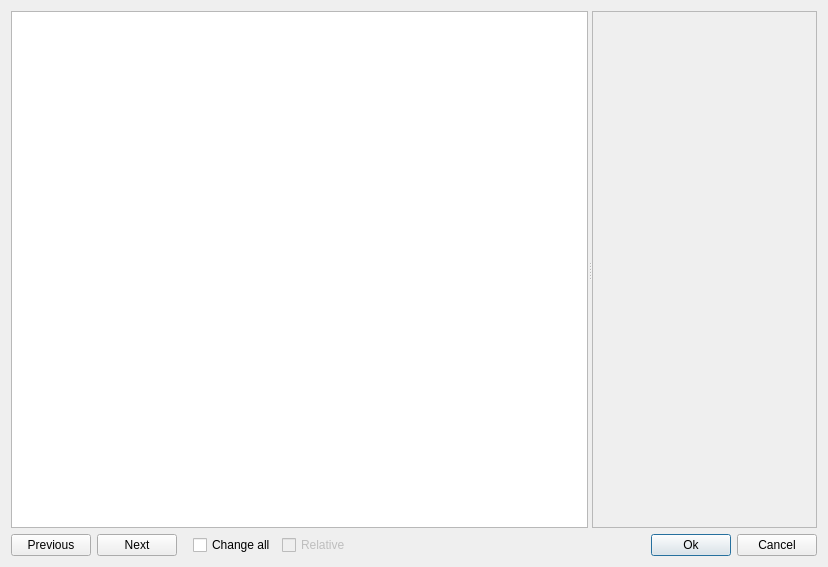
<?xml version="1.0" encoding="UTF-8"?>
<ui version="4.0">
 <class>PropertiesDialog</class>
 <widget class="QDialog" name="PropertiesDialog">
  <property name="geometry">
   <rect>
    <x>0</x>
    <y>0</y>
    <width>828</width>
    <height>567</height>
   </rect>
  </property>
  <property name="windowTitle">
   <string>Object Properties</string>
  </property>
  <layout class="QVBoxLayout" name="verticalLayout">
   <item>
    <widget class="QSplitter" name="splitter">
     <property name="orientation">
      <enum>Qt::Horizontal</enum>
     </property>
     <widget class="QTreeView" name="tree">
      <property name="sizePolicy">
       <sizepolicy hsizetype="Expanding" vsizetype="Expanding">
        <horstretch>0</horstretch>
        <verstretch>0</verstretch>
       </sizepolicy>
      </property>
      <property name="iconSize">
       <size>
        <width>24</width>
        <height>12</height>
       </size>
      </property>
      <property name="uniformRowHeights">
       <bool>true</bool>
      </property>
      <attribute name="headerVisible">
       <bool>false</bool>
      </attribute>
     </widget>
     <widget class="QFrame" name="content_frame">
      <property name="sizePolicy">
       <sizepolicy hsizetype="MinimumExpanding" vsizetype="MinimumExpanding">
        <horstretch>0</horstretch>
        <verstretch>0</verstretch>
       </sizepolicy>
      </property>
      <property name="frameShape">
       <enum>QFrame::StyledPanel</enum>
      </property>
      <property name="frameShadow">
       <enum>QFrame::Raised</enum>
      </property>
     </widget>
    </widget>
   </item>
   <item>
    <widget class="QFrame" name="frame">
     <property name="sizePolicy">
      <sizepolicy hsizetype="Preferred" vsizetype="Fixed">
       <horstretch>0</horstretch>
       <verstretch>0</verstretch>
      </sizepolicy>
     </property>
     <property name="frameShape">
      <enum>QFrame::NoFrame</enum>
     </property>
     <property name="frameShadow">
      <enum>QFrame::Raised</enum>
     </property>
     <layout class="QHBoxLayout">
      <property name="spacing">
       <number>6</number>
      </property>
      <property name="leftMargin">
       <number>0</number>
      </property>
      <property name="topMargin">
       <number>0</number>
      </property>
      <property name="rightMargin">
       <number>0</number>
      </property>
      <property name="bottomMargin">
       <number>0</number>
      </property>
      <item>
       <widget class="QPushButton" name="prev_button">
        <property name="sizePolicy">
         <sizepolicy hsizetype="Minimum" vsizetype="Ignored">
          <horstretch>0</horstretch>
          <verstretch>0</verstretch>
         </sizepolicy>
        </property>
        <property name="text">
         <string>Previous</string>
        </property>
        <property name="icon">
         <iconset resource="../../icons/icons.qrc">
          <normaloff>:/left_16px.png</normaloff>:/left_16px.png</iconset>
        </property>
        <property name="default">
         <bool>false</bool>
        </property>
       </widget>
      </item>
      <item>
       <widget class="QPushButton" name="next_button">
        <property name="sizePolicy">
         <sizepolicy hsizetype="Minimum" vsizetype="Ignored">
          <horstretch>0</horstretch>
          <verstretch>0</verstretch>
         </sizepolicy>
        </property>
        <property name="text">
         <string>Next</string>
        </property>
        <property name="icon">
         <iconset resource="../../icons/icons.qrc">
          <normaloff>:/right_16px.png</normaloff>:/right_16px.png</iconset>
        </property>
        <property name="default">
         <bool>false</bool>
        </property>
       </widget>
      </item>
      <item>
       <spacer name="horizontalSpacer">
        <property name="orientation">
         <enum>Qt::Horizontal</enum>
        </property>
        <property name="sizeType">
         <enum>QSizePolicy::Fixed</enum>
        </property>
        <property name="sizeHint" stdset="0">
         <size>
          <width>10</width>
          <height>20</height>
         </size>
        </property>
       </spacer>
      </item>
      <item>
       <widget class="QCheckBox" name="apply_to_all_cbx">
        <property name="text">
         <string>Change all</string>
        </property>
       </widget>
      </item>
      <item>
       <widget class="QCheckBox" name="relative_cbx">
        <property name="enabled">
         <bool>false</bool>
        </property>
        <property name="text">
         <string>Relative</string>
        </property>
       </widget>
      </item>
      <item>
       <spacer>
        <property name="orientation">
         <enum>Qt::Horizontal</enum>
        </property>
        <property name="sizeHint" stdset="0">
         <size>
          <width>40</width>
          <height>20</height>
         </size>
        </property>
       </spacer>
      </item>
      <item>
       <widget class="QPushButton" name="ok_button">
        <property name="text">
         <string>Ok</string>
        </property>
        <property name="default">
         <bool>true</bool>
        </property>
       </widget>
      </item>
      <item>
       <widget class="QPushButton" name="cancel_button">
        <property name="text">
         <string>Cancel</string>
        </property>
       </widget>
      </item>
     </layout>
    </widget>
   </item>
  </layout>
 </widget>
 <layoutdefault spacing="6" margin="11"/>
 <resources>
  <include location="../../icons/icons.qrc"/>
 </resources>
 <connections>
  <connection>
   <sender>apply_to_all_cbx</sender>
   <signal>toggled(bool)</signal>
   <receiver>relative_cbx</receiver>
   <slot>setEnabled(bool)</slot>
   <hints>
    <hint type="sourcelabel">
     <x>260</x>
     <y>372</y>
    </hint>
    <hint type="destinationlabel">
     <x>320</x>
     <y>372</y>
    </hint>
   </hints>
  </connection>
 </connections>
</ui>
